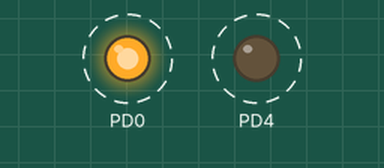
Simulated run of this program. Board: ATmega128, built with avr-gcc and emulated at 12 MHz (the files do not name the chip). Parts: output pins drawn as LEDs (lit = HIGH). Dashed ring = blinking.

Above: at 0.25 s.
Timing chart, 0 to 3.0 s (numbered marks = the images above):
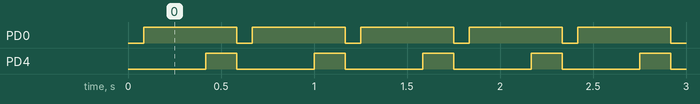

Measured:
- by itself, PD0: alternates HIGH for 0.50 s and LOW for 0.08 s
- by itself, PD4: alternates HIGH for 0.17 s and LOW for 0.42 s
- by itself, everything shown: repeats every 0.58 s, in 3 steps

The program:

main.c
```c
#include <avr/io.h>

int main()
{
	//initialize the port for the leds
	DDRD = 0x01111111;
	PORTD = 0b00000000;
	TCCR1B |= (1<<CS10) | (1<<CS11); //Timer/Counter1 Control Register B(prescaler 64)

	uint8_t LEDNumber = 0;

	while(1)
	{
		if(TCNT1 > 15625) // internal clock speed:	1 000 000 MHz
						  // prescaler:			64
						  // 1 000 000/64 = 15625
		{

			PORTD |= 1 << LEDNumber;
			if(LEDNumber > 5)
			{
				LEDNumber = 0;
				PORTD = 0b00000000;
			}else
				LEDNumber++;

			TCNT1 = 0;
		}
	}
	return 0;
}
```
